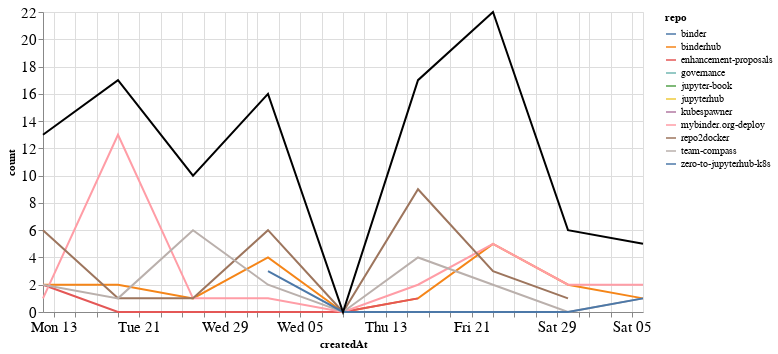

Here is the notebook cell this chart was saved with:
### Markdown cell above
## Comments

### Code cell
comments_time = comments.groupby('repo').resample('W', on='createdAt').count()['author'].reset_index()
comments_time = comments_time.rename(columns={'author': 'count'})
comments_time_total = comments_time.groupby('createdAt').agg({"count": "sum"}).reset_index()
ch1 = alt.Chart(comments_time, width=600).mark_line().encode(
    x='createdAt',
    y='count',
    color='repo',
    tooltip="repo"
)

ch2 = alt.Chart(comments_time_total, width=600).mark_line(color="black").encode(
    x='createdAt',
    y='count',
)

ch1 + ch2

### Figure 1 — Vega-Lite specification as saved in the notebook (floating-point values rounded to 4 significant figures)
{"config": {"axisLeft": {"labelFontSize": 15}, "axisBottom": {"labelFontSize": 15}}, "layer": [{"data": {"name": "data-c45bee407036906a6f38ba9a96c75f0f"}, "mark": "line", "encoding": {"color": {"type": "nominal", "field": "repo"}, "tooltip": {"type": "nominal", "field": "repo"}, "x": {"type": "temporal", "field": "createdAt"}, "y": {"type": "quantitative", "field": "count"}}, "width": 600}, {"data": {"name": "data-e875572928b6783abc3304cb05988cb1"}, "mark": {"type": "line", "color": "black"}, "encoding": {"x": {"type": "temporal", "field": "createdAt"}, "y": {"type": "quantitative", "field": "count"}}, "width": 600}], "$schema": "https://vega.github.io/schema/vega-lite/v4.8.1.json", "datasets": {"data-c45bee407036906a6f38ba9a96c75f0f": [{"repo": "binder", "createdAt": "2020-08-23T00:00:00", "count": 1}, {"repo": "binderhub", "createdAt": "2020-07-12T00:00:00", "count": 2}, {"repo": "binderhub", "createdAt": "2020-07-19T00:00:00", "count": 2}, {"repo": "binderhub", "createdAt": "2020-07-26T00:00:00", "count": 1}, {"repo": "binderhub", "createdAt": "2020-08-02T00:00:00", "count": 4}, {"repo": "binderhub", "createdAt": "2020-08-09T00:00:00", "count": 0}, {"repo": "binderhub", "createdAt": "2020-08-16T00:00:00", "count": 1}, {"repo": "binderhub", "createdAt": "2020-08-23T00:00:00", "count": 5}, {"repo": "binderhub", "createdAt": "2020-08-30T00:00:00", "count": 2}, {"repo": "binderhub", "createdAt": "2020-09-06T00:00:00", "count": 1}, {"repo": "enhancement-proposals", "createdAt": "2020-07-12T00:00:00", "count": 2}, {"repo": "enhancement-proposals", "createdAt": "2020-07-19T00:00:00", "count": 0}, {"repo": "enhancement-proposals", "createdAt": "2020-07-26T00:00:00", "count": 0}, {"repo": "enhancement-proposals", "createdAt": "2020-08-02T00:00:00", "count": 0}, {"repo": "enhancement-proposals", "createdAt": "2020-08-09T00:00:00", "count": 0}, {"repo": "enhancement-proposals", "createdAt": "2020-08-16T00:00:00", "count": 1}, {"repo": "governance", "createdAt": "2020-08-23T00:00:00", "count": 2}, {"repo": "jupyter-book", "createdAt": "2020-08-30T00:00:00", "count": 1}, {"repo": "jupyterhub", "createdAt": "2020-08-23T00:00:00", "count": 4}, {"repo": "kubespawner", "createdAt": "2020-07-26T00:00:00", "count": 1}, {"repo": "mybinder.org-deploy", "createdAt": "2020-07-12T00:00:00", "count": 1}, {"repo": "mybinder.org-deploy", "createdAt": "2020-07-19T00:00:00", "count": 13}, {"repo": "mybinder.org-deploy", "createdAt": "2020-07-26T00:00:00", "count": 1}, {"repo": "mybinder.org-deploy", "createdAt": "2020-08-02T00:00:00", "count": 1}, {"repo": "mybinder.org-deploy", "createdAt": "2020-08-09T00:00:00", "count": 0}, {"repo": "mybinder.org-deploy", "createdAt": "2020-08-16T00:00:00", "count": 2}, {"repo": "mybinder.org-deploy", "createdAt": "2020-08-23T00:00:00", "count": 5}, {"repo": "mybinder.org-deploy", "createdAt": "2020-08-30T00:00:00", "count": 2}, {"repo": "mybinder.org-deploy", "createdAt": "2020-09-06T00:00:00", "count": 2}, {"repo": "repo2docker", "createdAt": "2020-07-12T00:00:00", "count": 6}, {"repo": "repo2docker", "createdAt": "2020-07-19T00:00:00", "count": 1}, {"repo": "repo2docker", "createdAt": "2020-07-26T00:00:00", "count": 1}, {"repo": "repo2docker", "createdAt": "2020-08-02T00:00:00", "count": 6}, {"repo": "repo2docker", "createdAt": "2020-08-09T00:00:00", "count": 0}, {"repo": "repo2docker", "createdAt": "2020-08-16T00:00:00", "count": 9}, {"repo": "repo2docker", "createdAt": "2020-08-23T00:00:00", "count": 3}, {"repo": "repo2docker", "createdAt": "2020-08-30T00:00:00", "count": 1}, {"repo": "team-compass", "createdAt": "2020-07-12T00:00:00", "count": 2}, {"repo": "team-compass", "createdAt": "2020-07-19T00:00:00", "count": 1}, {"repo": "team-compass", "createdAt": "2020-07-26T00:00:00", "count": 6}, {"repo": "team-compass", "createdAt": "2020-08-02T00:00:00", "count": 2}, {"repo": "team-compass", "createdAt": "2020-08-09T00:00:00", "count": 0}, {"repo": "team-compass", "createdAt": "2020-08-16T00:00:00", "count": 4}, {"repo": "team-compass", "createdAt": "2020-08-23T00:00:00", "count": 2}, {"repo": "team-compass", "createdAt": "2020-08-30T00:00:00", "count": 0}, {"repo": "team-compass", "createdAt": "2020-09-06T00:00:00", "count": 1}, {"repo": "zero-to-jupyterhub-k8s", "createdAt": "2020-08-02T00:00:00", "count": 3}, {"repo": "zero-to-jupyterhub-k8s", "createdAt": "2020-08-09T00:00:00", "count": 0}, {"repo": "zero-to-jupyterhub-k8s", "createdAt": "2020-08-16T00:00:00", "count": 0}, {"repo": "zero-to-jupyterhub-k8s", "createdAt": "2020-08-23T00:00:00", "count": 0}, {"repo": "zero-to-jupyterhub-k8s", "createdAt": "2020-08-30T00:00:00", "count": 0}, {"repo": "zero-to-jupyterhub-k8s", "createdAt": "2020-09-06T00:00:00", "count": 1}], "data-e875572928b6783abc3304cb05988cb1": [{"createdAt": "2020-07-12T00:00:00", "count": 13}, {"createdAt": "2020-07-19T00:00:00", "count": 17}, {"createdAt": "2020-07-26T00:00:00", "count": 10}, {"createdAt": "2020-08-02T00:00:00", "count": 16}, {"createdAt": "2020-08-09T00:00:00", "count": 0}, {"createdAt": "2020-08-16T00:00:00", "count": 17}, {"createdAt": "2020-08-23T00:00:00", "count": 22}, {"createdAt": "2020-08-30T00:00:00", "count": 6}, {"createdAt": "2020-09-06T00:00:00", "count": 5}]}}
